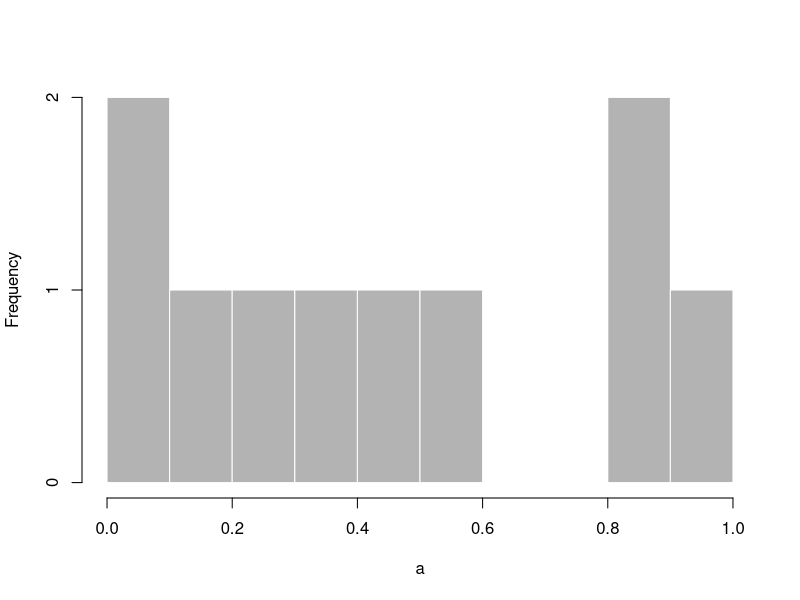

Reproduce this figure in R. (Note: this script raises an error after producing the figure.)
## ---- chunk 1
knitr::opts_chunk$set(echo = F)
## ---- chunk 2
x <- runif(10)
hist(x, col=rgb(0.5,0.5,0.5,alpha=0.6), freq=T, breaks=10, bord=FALSE, main="", xlim = c(0,1), xlab="a", ylim = c(0,2))
## ---- chunk 3
getwd()
file.path("book/1")
## ---- chunk 4
getwd()
wDir = getwd()
# change path or create a new path
change_path <- function(path_name){ # "path_name" can be string or variable
  if (file.exists(file.path(path_name))){
    setwd(file.path(path_name))
  } else {
    dir.create(file.path(path_name))
    setwd(file.path(path_name))
  }
}
change_path("book")
getwd()
change_path("book/book/")
getwd()
setwd(wDir)
getwd()
## ---- chunk 5
# x remove "/" in a list of string
remove_slash <- function(list){
  for (i in 1:length(list)) {
    list[i] = gsub("/", " ", list[i])
  }
  return(list)
}

a = c("a/v","v/d", "a/r")
remove_slash(a)
## ---- chunk 6

knitr::include_graphics("C:\\Users\\ALEX\\Desktop\\test1\\Herbicide\\img\\Farmer A\\hist_Clethodim.png")

## ---- chunk 7
